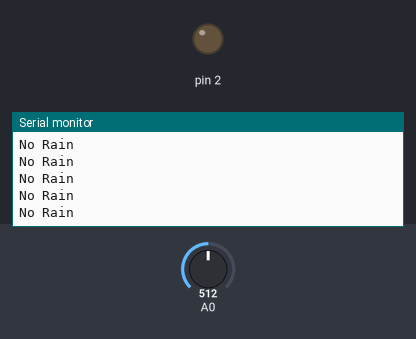
Bench run of a sketch on a simulated Arduino Uno, built with avr-gcc and run on an emulated ATmega328P. Parts: output pins drawn as LEDs (lit = HIGH), the last lines printed to the serial monitor. The test bench sets the inputs (shaded band); at power-on: A0 = 512.

Above: at 1.2 s.
1.3 s: A0 set to 484
At 1.68 s:
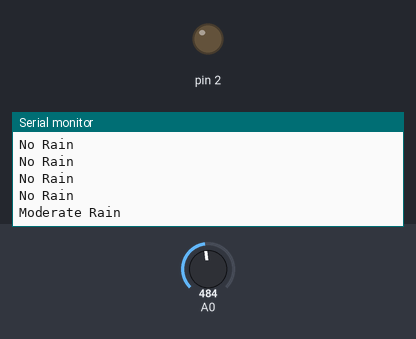
3.5 s: A0 set to 306
At 3.69 s:
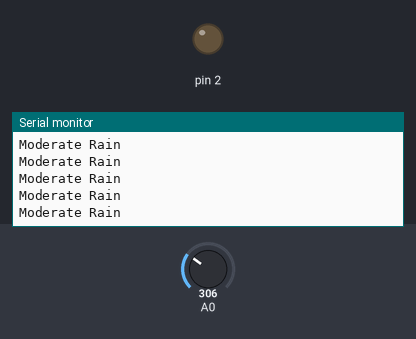
5.0 s: A0 set to 287
At 5.19 s:
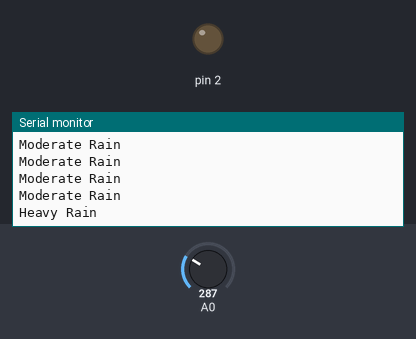

The sketch:

RAIN.ino
```cpp
//   TRIED AND TESTED BY WWW.THINKROBOTICS.IN
void setup()
{
	Serial.begin(9600);
	pinMode(2, OUTPUT);
}
void loop()
{
	//analog output
	if(analogRead(0)<300)
		Serial.println("Heavy Rain");
	else if(analogRead(0)<500)
		Serial.println("Moderate Rain");
	else
		Serial.println("No Rain");
	// //digital output
	// if(digitalRead(2) == HIGH) Serial.println("No Rain Detected");
	// else Serial.println("Rain Detected");
	delay(250);
}
```

Measured:
- the behaviour switches between 500 and 499 on A0 (found by bisection; images 0 and 1)
- the behaviour switches between 300 and 299 on A0 (found by bisection; images 2 and 3)
- after the input at 1.3 s, the serial monitor: prints a new line after 0.20 s (image 1)
- after the input at 5.0 s, the serial monitor: prints a new line at once (image 3)
